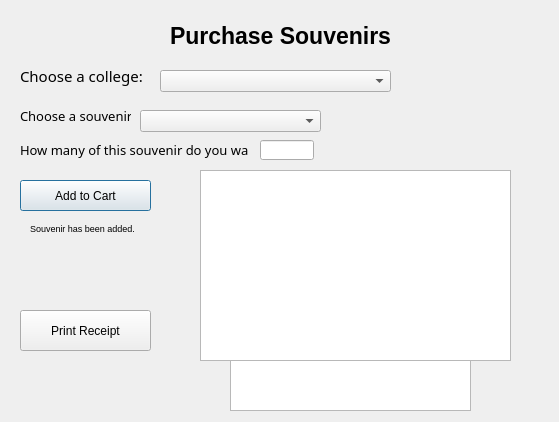
<?xml version="1.0" encoding="UTF-8"?>
<ui version="4.0">
 <class>purchaseSouvenirs</class>
 <widget class="QDialog" name="purchaseSouvenirs">
  <property name="geometry">
   <rect>
    <x>0</x>
    <y>0</y>
    <width>559</width>
    <height>422</height>
   </rect>
  </property>
  <property name="windowTitle">
   <string>Dialog</string>
  </property>
  <widget class="QLabel" name="label">
   <property name="geometry">
    <rect>
     <x>170</x>
     <y>10</y>
     <width>261</width>
     <height>51</height>
    </rect>
   </property>
   <property name="font">
    <font>
     <pointsize>17</pointsize>
     <weight>75</weight>
     <italic>false</italic>
     <bold>true</bold>
    </font>
   </property>
   <property name="text">
    <string>Purchase Souvenirs</string>
   </property>
  </widget>
  <widget class="QComboBox" name="comboBox_college">
   <property name="geometry">
    <rect>
     <x>160</x>
     <y>70</y>
     <width>231</width>
     <height>22</height>
    </rect>
   </property>
  </widget>
  <widget class="QLabel" name="label_2">
   <property name="geometry">
    <rect>
     <x>20</x>
     <y>60</y>
     <width>151</width>
     <height>31</height>
    </rect>
   </property>
   <property name="font">
    <font>
     <family>Rockwell</family>
     <pointsize>11</pointsize>
     <weight>50</weight>
     <bold>false</bold>
    </font>
   </property>
   <property name="text">
    <string>Choose a college:</string>
   </property>
  </widget>
  <widget class="QComboBox" name="comboBox_souvenir">
   <property name="geometry">
    <rect>
     <x>140</x>
     <y>110</y>
     <width>181</width>
     <height>22</height>
    </rect>
   </property>
  </widget>
  <widget class="QLabel" name="label_3">
   <property name="geometry">
    <rect>
     <x>20</x>
     <y>100</y>
     <width>111</width>
     <height>31</height>
    </rect>
   </property>
   <property name="font">
    <font>
     <family>Rockwell</family>
     <pointsize>10</pointsize>
     <weight>50</weight>
     <bold>false</bold>
    </font>
   </property>
   <property name="text">
    <string>Choose a souvenir:</string>
   </property>
  </widget>
  <widget class="QLabel" name="label_4">
   <property name="geometry">
    <rect>
     <x>20</x>
     <y>140</y>
     <width>229</width>
     <height>20</height>
    </rect>
   </property>
   <property name="font">
    <font>
     <family>Rockwell</family>
     <pointsize>10</pointsize>
     <weight>50</weight>
     <bold>false</bold>
    </font>
   </property>
   <property name="text">
    <string>How many of this souvenir do you want?</string>
   </property>
  </widget>
  <widget class="QLineEdit" name="lineEdit_quanity">
   <property name="geometry">
    <rect>
     <x>260</x>
     <y>140</y>
     <width>54</width>
     <height>20</height>
    </rect>
   </property>
  </widget>
  <widget class="QPushButton" name="pushButton_add">
   <property name="geometry">
    <rect>
     <x>20</x>
     <y>180</y>
     <width>131</width>
     <height>31</height>
    </rect>
   </property>
   <property name="text">
    <string>Add to Cart</string>
   </property>
  </widget>
  <widget class="QLabel" name="label_add">
   <property name="geometry">
    <rect>
     <x>30</x>
     <y>220</y>
     <width>131</width>
     <height>16</height>
    </rect>
   </property>
   <property name="font">
    <font>
     <pointsize>7</pointsize>
    </font>
   </property>
   <property name="text">
    <string>Souvenir has been added.</string>
   </property>
  </widget>
  <widget class="QTableWidget" name="tableWidget_receipt">
   <property name="geometry">
    <rect>
     <x>200</x>
     <y>170</y>
     <width>311</width>
     <height>191</height>
    </rect>
   </property>
  </widget>
  <widget class="QPushButton" name="pushButton_receipt">
   <property name="geometry">
    <rect>
     <x>20</x>
     <y>310</y>
     <width>131</width>
     <height>41</height>
    </rect>
   </property>
   <property name="text">
    <string>Print Receipt</string>
   </property>
  </widget>
  <widget class="QTableWidget" name="tableWidget_total">
   <property name="geometry">
    <rect>
     <x>230</x>
     <y>360</y>
     <width>241</width>
     <height>51</height>
    </rect>
   </property>
  </widget>
  <zorder>label</zorder>
  <zorder>label_2</zorder>
  <zorder>comboBox_college</zorder>
  <zorder>comboBox_souvenir</zorder>
  <zorder>label_3</zorder>
  <zorder>pushButton_add</zorder>
  <zorder>pushButton_receipt</zorder>
  <zorder>lineEdit_quanity</zorder>
  <zorder>label_4</zorder>
  <zorder>label_add</zorder>
  <zorder>tableWidget_receipt</zorder>
  <zorder>tableWidget_total</zorder>
 </widget>
 <resources/>
 <connections/>
</ui>
